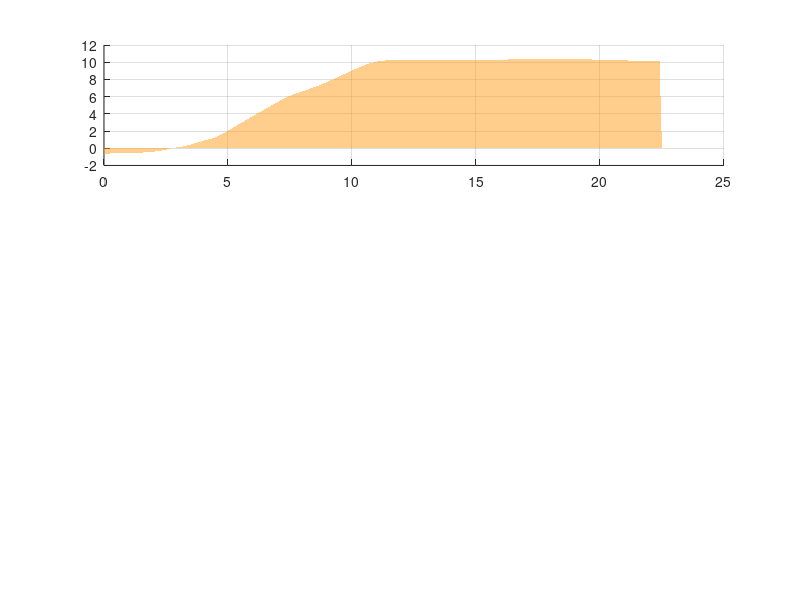

MATLAB code for this plot: (Note: this script raises an error after producing the figure.)
clc;clear all;close all;
%% Wind class specifications
windrange_wanted=[0:0.1:25]';
href_wanted_windclasses = 50;   % Height of available data (Weibull)
h0_wanted_windclasses   = 0.05; % Roughness of available data (Weibull)
Vavg_1   = 0.2*50;%class 1A according to IEC61400 doc
Vavg_2   = 0.2*40;%class 2A according to IEC61400 doc
F_1a     = @(Vw,Vavg_1) 1-exp(-pi*(Vw/(2*Vavg_1))^2);
F_2a     = @(Vw,Vavg_2) 1-exp(-pi*(Vw/(2*Vavg_2))^2);
stepsize = windrange_wanted(2)-windrange_wanted(1);

for i = 1:1:length(windrange_wanted) 
     windprob_1A(i,1)           = (F_1a(windrange_wanted(i)+stepsize/2,Vavg_1)-F_1a(windrange_wanted(i)-stepsize/2,Vavg_1));
     windprob_2A(i,1)           = (F_2a(windrange_wanted(i)+stepsize/2,Vavg_2)-F_2a(windrange_wanted(i)-stepsize/2,Vavg_2));
end

windInput.windrange   = windrange_wanted;
windInput.href        = href_wanted_windclasses;
windInput.h0          = h0_wanted_windclasses;
% windInput.probability = windprob_1A;%;
% Wind_prob = windInput.probability;%


%% Plot info mechanical power: wind speed | Pmech | Probability of occurence 1A
Data = [0    -583.49;            
        0.5  -561.33;
        1    -524.49;
        1.5  -481.08;
        2    -367.01;
        2.5  -153.63;
        2.7      0   ;% Pmech = 0 
        3      128.7 ;% <--
        3.5    459.91;% <--
        4      923.60;% <--
        4.5   1376.06;% <--
        5     2177.18;% <--
        7     5708   ;% <--
        7.5   6486.04;% <--
        8     7040.2 ;% <--
        9     8198.82;% <--
        10    9610.73;% <--
        11    10714.87;% <--
        12    10898.00;% <--
        12.25 10898.5;
        12.5  10899  ;              % interp
        12.75 10898.5;
        13    10900  ;
        14    10920  ;
        15    10940  ;
        16    10960  ;
        17    11000  ;
        18    11000  ;
        19    11000  ;
        20    10950  ;
        25    10920  ];

% Pelec with constant efficency
efficency     = 0.94;
Data(1:6,2)   = (Data(1:6,2).*0.06 + Data(1:6,2)); 
Data(7:end,2) = Data(7:end,2).*efficency;

%%
DataWind =  Data(:,1);             % [m/s]
DataPmech = Data(:,2)./1e3;        % [kW]
% interpolation of mechanical power in function of wind speed    
PmechInt = interp1(DataWind,DataPmech,windrange_wanted,'spline'); % kW       
PmechInt(226:end) = 0;  % cut-off wind speed at 22.5 m/s.

CumSumPowerPercentage1A = sum(windprob_1A) % close to 1
CumSumPowerPercentage2A = sum(windprob_2A) % close to 1

PowerPercentage_1A      = windprob_1A.*PmechInt;  % [%]*[kW]
PowerPercentage_2A      = windprob_2A.*PmechInt;  % [%]*[kW]

PowerProductionPerYear_1A = PowerPercentage_1A*365*24        % kWh
PowerProductionPerYear_2A = PowerPercentage_2A*365*24        % kWh

capacityfactor_1A = sum(PowerPercentage_1A)/(max(DataPmech)) %  
capacityfactor_2A = sum(PowerPercentage_2A)/(max(DataPmech)) %  

totalEnergyUsed_1A = sum(PowerPercentage_1A(PowerPercentage_1A<0))*365*24 % kWh
totalEnergyUsed_2A = sum(PowerPercentage_2A(PowerPercentage_2A<0))*365*24 % kWh

totalEnergyHarvested_1A = sum(PowerPercentage_1A(PowerPercentage_1A>0))*365*24 % kWh
totalEnergyHarvested_2A = sum(PowerPercentage_2A(PowerPercentage_2A>0))*365*24 % kWh

totalEnergyProduced_1A  = sum(PowerPercentage_1A)*365*24                    % kWh
totalEnergyProduced_2A  = sum(PowerPercentage_2A)*365*24                    % kWh

test_1A = totalEnergyProduced_1A - (totalEnergyHarvested_1A + totalEnergyUsed_1A)
test_2A = totalEnergyProduced_2A - (totalEnergyHarvested_2A + totalEnergyUsed_2A)

cost_kWh = 0.05 ; % euro

relativeCost_1A = (-totalEnergyUsed_1A/totalEnergyHarvested_1A)*100  % relative cost in percentage
relativeCost_2A = (-totalEnergyUsed_2A/totalEnergyHarvested_2A)*100  % relative cost in percentage

% relative cost means the ratio between the energy consumption to keep the
% system aloft (during low wind conditions) and the total energy that can be harvested with the system.
absoluteCost_1A = -totalEnergyUsed_1A*cost_kWh
absoluteCost_2A = -totalEnergyUsed_2A*cost_kWh

profit_1A = totalEnergyProduced_1A*cost_kWh
profit_2A = totalEnergyProduced_2A*cost_kWh

AP4 = 0.4*2e3*365*24*0.005*0.05
AP4_money = 0.53*1800*365*24*0.05 % ??? 


%% Plotting
figure;
subplot(3,1,1);hold on;grid on;
h = area(windrange_wanted,PmechInt,...
    'FaceColor',[1 0.6196 0.1059],'FaceAlpha',.5,'EdgeAlpha',.5); 
h.FaceColor = [0.4 0.6 0.6];
ylabel('Electrical Power [kW]');ylim([-2 12]);
subplot(3,1,2);hold on;grid on;
w1A = area(windrange_wanted,windprob_1A./(windrange_wanted(2)-windrange_wanted(1)).*100,...
           'FaceColor',[1 0.6196 0.1059],'FaceAlpha',.3,'EdgeAlpha',.5);
w2A = area(windrange_wanted,windprob_2A./(windrange_wanted(2)-windrange_wanted(1)).*100,...
           'FaceColor',[0.1176,0.5804,0.8235],'FaceAlpha',.3,'EdgeAlpha',.5);
%w.FaceColor = [0,0.5,0.5];
ylabel('Probability of occurrence in %'); 
subplot(3,1,3);hold on;grid on;
P1A = area(windrange_wanted,PowerProductionPerYear_1A,...
           'FaceColor',[1 0.6196 0.1059],'FaceAlpha',.3,'EdgeAlpha',.5);
P2A = area(windrange_wanted,PowerProductionPerYear_2A,...
           'FaceColor',[0.1176,0.5804,0.8235],'FaceAlpha',.3,'EdgeAlpha',.5);
xlabel('wind speed [m/s]');ylabel('Power Production Per Year [kWh]');
ylim([-50 650]);


% RGB orange = [1 0.6196 0.1059];
% RGB blue = [0.1176,0.5804,0.8235];